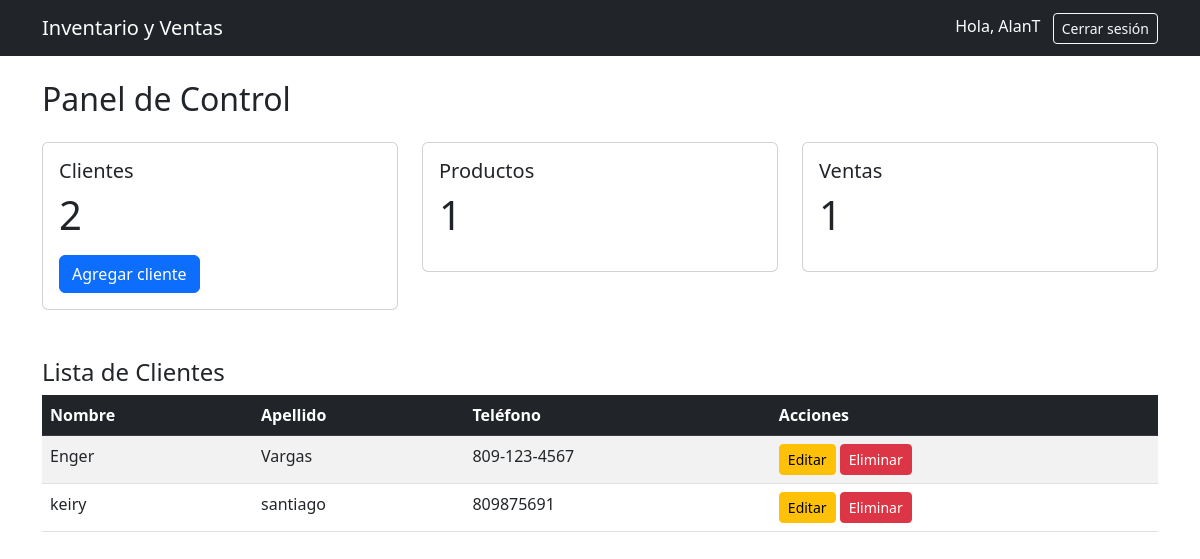
The page /dashboard/ (signed in) on the database its author committed.
### ventas_app/models.py (models this page shows, shortened)
class Cliente(models.Model):
    nombre = models.CharField(max_length=100)
    apellido = models.CharField(max_length=100)
    telefono = models.CharField(max_length=20, blank=True)

### ventas_app/views.py (the view)
# urls.py: path('dashboard/', views.dashboard, name='dashboard'),  # Panel principal
@login_required
def dashboard(request):
    clientes = Cliente.objects.all()
    productos = Producto.objects.all()
    ventas = Venta.objects.all()
    return render(request, 'dashboard.html', {
        'clientes': clientes,
        'productos': productos,
        'ventas': ventas
    })

### templates/dashboard.html
{% extends 'base.html' %}
{% block content %}
<h2 class="mb-4">Panel de Control</h2>
<div class="row mb-5">
    <div class="col-md-4">
        <div class="card">
            <div class="card-body">
                <h5 class="card-title">Clientes</h5>
                <p class="display-6">{{ clientes|length }}</p>
                <a href="{% url 'crear_cliente' %}" class="btn btn-primary">Agregar cliente</a>
            </div>
        </div>
    </div>
    <div class="col-md-4">
        <div class="card">
            <div class="card-body">
                <h5 class="card-title">Productos</h5>
                <p class="display-6">{{ productos|length }}</p>
            </div>
        </div>
    </div>
    <div class="col-md-4">
        <div class="card">
            <div class="card-body">
                <h5 class="card-title">Ventas</h5>
                <p class="display-6">{{ ventas|length }}</p>
            </div>
        </div>
    </div>
</div>
<h4>Lista de Clientes</h4>
<table class="table table-striped">
    <thead class="table-dark">
        <tr>
            <th>Nombre</th>
            <th>Apellido</th>
            <th>Teléfono</th>
            <th>Acciones</th>
        </tr>
    </thead>
    <tbody>
        {% for c in clientes %}
        <tr>
            <td>{{ c.nombre }}</td>
            <td>{{ c.apellido }}</td>
            <td>{{ c.telefono }}</td>
            <td>
                <a href="{% url 'editar_cliente' c.id %}" class="btn btn-sm btn-warning">Editar</a>
                <a href="{% url 'eliminar_cliente' c.id %}" class="btn btn-sm btn-danger">Eliminar</a>
            </td>
        </tr>
        {% empty %}
        <tr>
            <td colspan="4" class="text-center">No hay clientes registrados aún</td>
        </tr>
        {% endfor %}
    </tbody>
</table>
{% endblock %}

### templates/base.html (shortened to what this page needs)
<!DOCTYPE html>
<html lang="es">
<head>
    <link href="https://cdn.jsdelivr.net/npm/bootstrap@5.3.0/dist/css/bootstrap.min.css" rel="stylesheet">
</head>
<body>
    <nav class="navbar navbar-dark bg-dark">
        <div class="container">
            <a class="navbar-brand" href="{% url 'index' %}">Inventario y Ventas</a>
            <div>
                {% if user.is_authenticated %}
                    <span class="text-white me-2">Hola, {{ user.username }}</span>
                    <a href="{% url 'cerrar_sesion' %}" class="btn btn-outline-light btn-sm">Cerrar sesión</a>
                {% else %}
                    <a href="{% url 'iniciar_sesion' %}" class="btn btn-outline-light btn-sm me-1">Iniciar sesión</a>
                    <a href="{% url 'registrar' %}" class="btn btn-primary btn-sm">Registrarse</a>
                {% endif %}
            </div>
        </div>
    </nav>
    <div class="container mt-4">
        {% block content %}{% endblock %}
    </div>
</body>
</html>

### rows shown on the page
Cliente: nombre "Enger", apellido "Vargas", telefono "809-123-4567"
Cliente: nombre "keiry", apellido "santiago", telefono "809875691"

### other values the page prints
{{ user.username }} "AlanT"
{{ clientes|length }} "2"
{{ productos|length }} "1"
{{ ventas|length }} "1"
